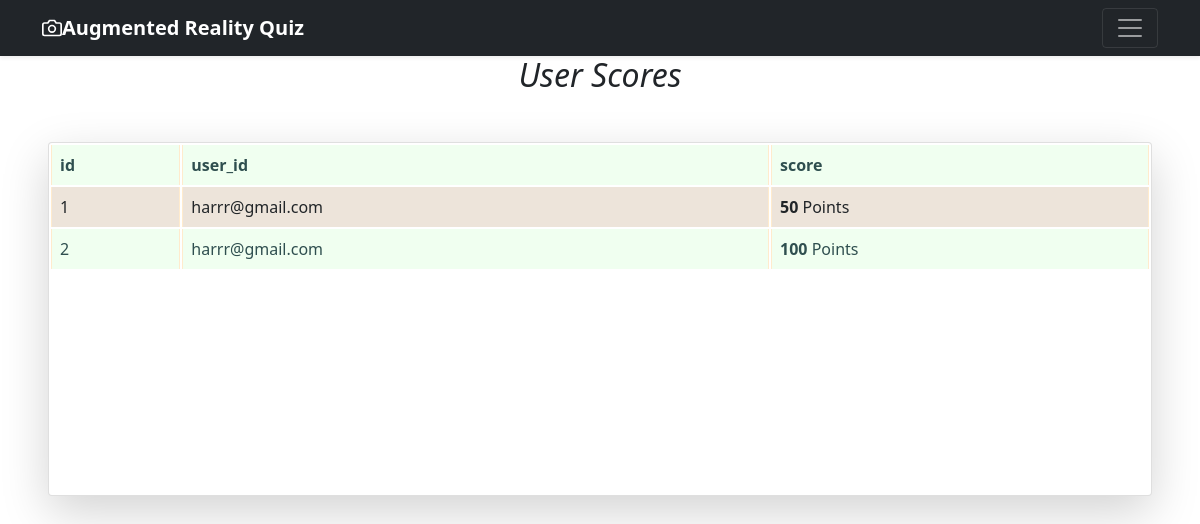
Page /score (signed in) on the committed database.
### database.py (models this page shows, shortened)
class Score(Base):
    __tablename__= "Scores"
    id = Column(Integer,primary_key=True)
    user_id = Column(Integer, ForeignKey('users.id'))
    score = Column(Integer,default=0)
    created_on=Column(DateTime, default=datetime.now)

### app.py (the view)
@app.route('/score')
def score():
    db=opendb()
    scores=db.query(Score).filter(Score.user_id==session.get('user_id',1)).order_by(Score.score)
    db.close()
    return render_template('score.html',scores=scores)

### app.py (called while the page is built)
def opendb():
    engine = create_engine("sqlite:///db.sqlite",echo=True)
    Session = sessionmaker(bind=engine)
    return Session()

### templates/score.html (shortened to what this page needs)
{% extends 'base.html' %}
{% block body %}
<i class="fa fa-align-center" aria-hidden="true"><center><h2>User Scores</h2></center></i>
<div class="card shadow-lg m-5">
    <table class="table table-striped table-bordered table-inverse table-responsive">
        <thead class="thead-inverse|thead-default">
            <tr>
                <th><b>id</b></th>
                <th><b>user_id</b></th>
                <th><b>score</b></th>
            </tr>
        </thead>
        <tbody>
            {% for item in scores %}
            <tr>
                <td >{{item.id}}</td>
                <td >{{session.email}}</td>
                <td >
                    {% if item.score==0 %}
                            <span class="text-danger">Quiz Failed</span>
                    {% else %}
                           <b>{{item.score}}</b> Points
                    {% endif %}
                </td>
            </tr>
            {% endfor %}
        </tbody>
    </table>
</div>
{% endblock body %}

### templates/score.html (style rules this page uses)
.table { --bs-table-bg: linen; --bs-table-accent-bg: honeydew; --bs-table-striped-color: #212528; --bs-table-striped-bg: rgba(0, 0, 0, 0.05); --bs-table-active-color: #212527; --bs-table-active-bg: rgba(0, 0, 0, 0.1); --bs-table-hover-color: #212529; --bs-table-hover-bg: rgba(0, 0, 0, 0.075); width: 100%; margin-bottom: 14rem; color: darkslategrey; vertical-align: baseline; border-color: blanchedalmond; }
table { caption-side: bottom; border-collapse: separate; }

### rows in the picture
Score: id "1", email "harrr@gmail.com", score "50"
Score: id "2", email "harrr@gmail.com", score "100"
